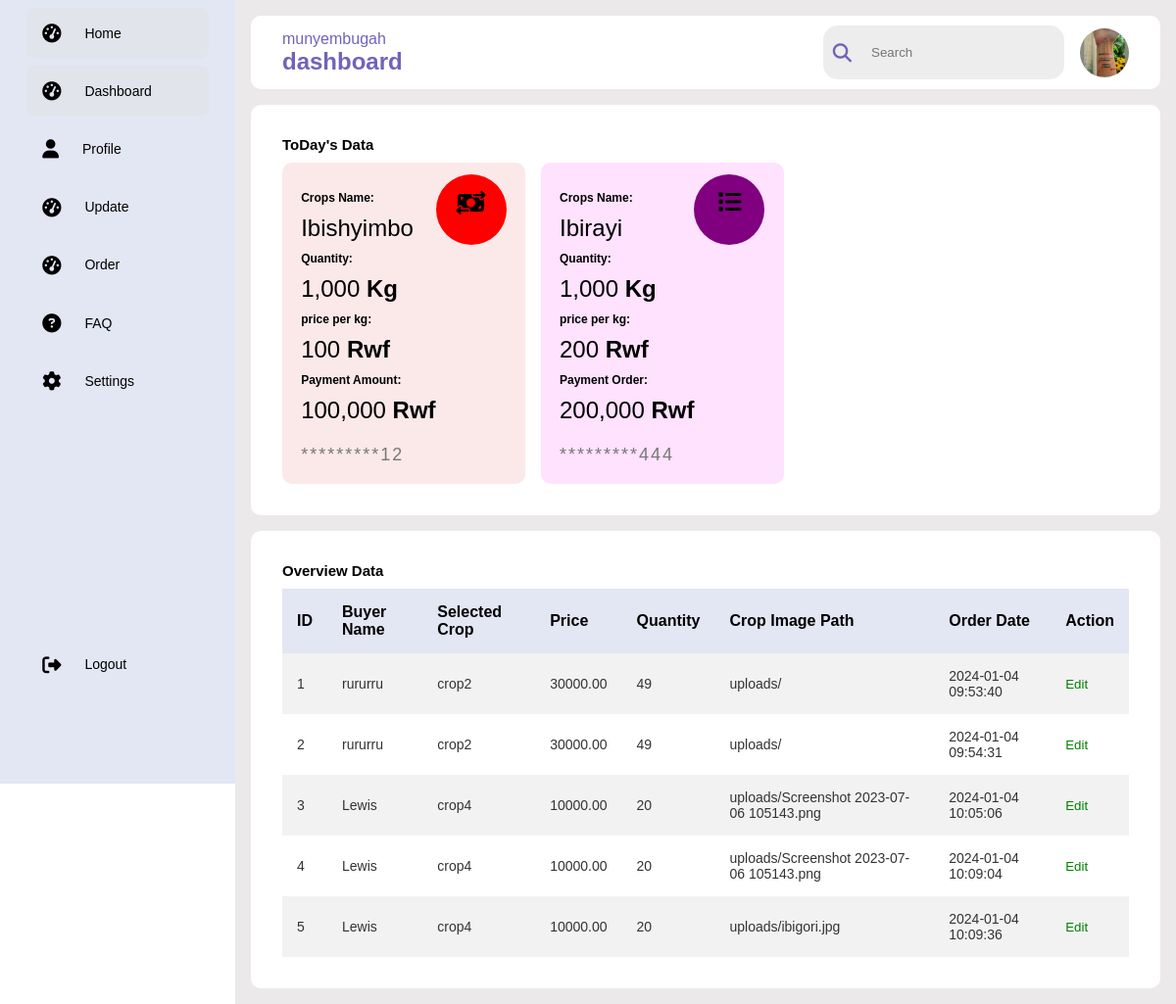
Page /dashboard30.php on the committed database.
### tables this page shows
CREATE TABLE `buyertable` (
  `ID` int(40) NOT NULL,
  `Full_name` varchar(60) NOT NULL,
  `Phone_number` varchar(60) NOT NULL,
  `Email` varchar(60) NOT NULL,
  `Message_user` varchar(100) NOT NULL,
  `Country` varchar(40) NOT NULL,
  `Province` varchar(40) NOT NULL,
  `District` varchar(40) NOT NULL,
  `Sectors` varchar(40) NOT NULL,
  `Cell` varchar(40) NOT NULL,
  `Village` varchar(40) NOT NULL,
  `categories` varchar(40) NOT NULL,
  `Passwords` varchar(11) NOT NULL
);

CREATE TABLE `order` (
  `id` int(11) NOT NULL,
  `buyer_name` varchar(255) NOT NULL,
  `selected_crop` varchar(255) NOT NULL,
  `quantity` int(11) NOT NULL,
  `price` decimal(10,2) NOT NULL,
  `crop_image_path` varchar(255) NOT NULL,
  `order_date` timestamp NOT NULL DEFAULT current_timestamp()
);

### dashboard30.php (the view, shortened to what this page needs)
<!DOCTYPE html>
<html lang="en">
<head>
    <link rel="stylesheet" href="dashboard.css">
    <link rel="stylesheet" href="https://cdnjs.cloudflare.com/ajax/libs/font-awesome/6.4.0/css/all.min.css">
</head>
<body>
  <div class="sliderbar">
    <ul class="main">
    <li class="active">
            <a href="indexpage.html">
            <i class="fas fa-tachometer-alt"></i>
            <span>Home</span></a>
        </li>
        <li class="active">
            <a href="dashboard30.html">
            <i class="fas fa-tachometer-alt"></i>
            <span>Dashboard</span></a>
        </li>
        <li>
            <a href="profile.html">
            <i class="fas fa-user"></i>
            <span>Profile</span>
            </a>
        </li>
        <li>
            <a href="update.html">
            <i class="fas fa-tachometer-alt"></i>
            <span>Update</span></a>
        </li>
        <li>
            <a href="order.html">
            <i class="fas fa-tachometer-alt"></i>
            <span>Order</span>
        </a>
        </li>
        <li>
            <a href="faq.html">
            <i class="fas fa-question-circle"></i>
            <span>FAQ</span></a>
        </li>
        <li>
            <a href="setting.html">
            <i class="fas fa-cog"></i>
            <span>Settings</span></a>
        </li>
        <li class="logout">
            <a href="" onclick="logout()" id="logoutLink">
            <i class="fas fa-sign-out-alt"></i>
            <span>Logout</span>
        </a>
        </li>
    </ul>
  </div>
  <div class="maincontent">
    <div class="headerwrapper">
        <div class="headertitle">
            <span>
                <?php
                require("dbconnect.php");
                $result= mysqli_query($connect, "SELECT *FROM useraccount,buyertable");
                $row = mysqli_fetch_assoc($result);
                    echo  $row["Full_name"];
                ?>
            </span>
            <h2>dashboard</h2>
        </div>
        <div class="userinformation">
            <div class="searchbox">
            <i class="fa-solid fa-search"></i>
            <input type="text" placeholder="Search">
        </div>
            <img src="profile.jpg" alt="">
    </div>
    </div>
    <div class="cardcontainer">
        <h1 class="maintitle">ToDay's Data</h1>
    <div class="cardwrapper">
        <div class="paymentcard
        lightred">
            <div class="cardheader">
                <div class="amount">
                    <span class="title"><strong>Crops Name:</strong></span>
                    <span class="amountvalue">Ibishyimbo</span>
                    <span class="title"><strong>Quantity:</strong></span>
                    <span class="amountvalue">1,000 <strong>Kg</strong></span>
                    <span class="title"><strong>price per kg:</strong></span>
                    <span class="amountvalue">100 <strong>Rwf</strong></span>
                    <span class="title"><strong>Payment Amount:</strong> </span>
                    <span class="amountvalue">100,000 <strong>Rwf</strong></span>
                </div>
               <div class="icon"><i class="fa-solid fa-money-bill-transfer"></i></div>
            </div>
            <span class="carddetail">*********12</span>
        </div>
        <div class="paymentcard
        lightpurple">
            <div class="cardheader">
                <div class="amount">
                    <span class="title"><strong>Crops Name:</strong></span>
                    <span class="amountvalue">Ibirayi</span>
                    <span class="title"><strong>Quantity:</strong></span>
                    <span class="amountvalue">1,000 <strong>Kg</strong></span>
                    <span class="title"><strong>price per kg:</strong></span>
                    <span class="amountvalue">200 <strong>Rwf</strong></span>
                    <span class="title"><strong>Payment Order:</strong> </span>
                    <span class="amountvalue">200,000 <strong>Rwf</strong></span>
                </div>
                <i class="fas fa-list icon
                darkpurple"></i>
            </div>
            <span class="carddetail">*********444</span>
        </div>
    </div>
    </div>
    <div class="tablewrapper">
        <h3 class="maintitle">Overview Data</h3>
        <div class="tablecontainer">
            <table>
                <thead>
                    <tr>
                        <th>ID</th>
                        <th>Buyer Name</th>
                        <th>Selected Crop</th>
                        <th>Price</th>
                        <th>Quantity</th>
                        <th>Crop Image Path</th>
                        <th>Order Date</th>
                        <th>Action</th>
                    </tr>
                </thead>
                <tbody>
                    <?php
                    $servername = "localhost";
                    $username = "root";
                    $password = "";
                    $dbname = "agroexchangetrade";
                    $conn = new mysqli($servername, $username, $password, $dbname);
                    $sql = "SELECT * FROM `order`";
                    $result = $conn->query($sql);
                    if ($result->num_rows > 0) {
                        while ($row = $result->fetch_assoc()) {
                            echo "<tr>";
                            echo "<td>" . $row['id'] . "</td>";
                            echo "<td>" . $row['buyer_name'] . "</td>";
                            echo "<td>" . $row['selected_crop'] . "</td>";
                            echo "<td>" . $row['price'] . "</td>";
                            echo "<td>" . $row['quantity'] . "</td>";
                            echo "<td>" . $row['crop_image_path'] . "</td>";
                            echo "<td>" . $row['order_date'] . "</td>";
                            echo "<td><button>Edit</button></td>";
                            echo "</tr>";
                        }
                    } else {
                        echo "<tr><td colspan='8'>No data found</td></tr>";
                    }
                    ?>
                </tbody>
            </table>
        </div>
    </div>
  </div>
</body>
</html>

### dashboard.css (style rules this page uses)
* { margin:0; padding: 0; border: none; outline: none; box-shadow: border-box; font-family: Verdana, Geneva, Tahoma, sans-serif; }
body { display: flex; }
.sliderbar { position: sticky; top:0; left: 0; bottom: 0; width: 50px; height: 100vh; padding: 0 1.7rem; color: #000000; overflow: hidden; transition: all 0.5s linear; background: #E3E6F3; }
.main { height: 88%; position: relative; list-style: none; padding: 0; }
.main li { padding: 1rem; margin: 8px 0; border-radius: 8px; transition: all 0.5s ease-in-out; }
.main li:hover,.active { background-color: #e0e0e058; }
.main a { color: black; font-size: 14px; text-decoration: none; display: flex; align-items: center; gap: 1.5rem; }
.main a span { overflow: hidden; }
.main a i { font-size: 1.2rem; }
.logout { position: absolute; bottom:0; left: 0; width: 100%; }
.maincontent { position: relative; background-color: #ebe9e9; width: 100%; padding: 1rem; }
.headerwrapper img { width: 50px; height: 50px; cursor: pointer; border-radius: 50%; }
.headerwrapper { display: flex; justify-content: space-between; align-items: center; flex-wrap: wrap; background: #fff; border-radius: 10px; padding: 10px 2rem; margin-bottom: 1rem; }
.headertitle { color: rgba(113, 99,186, 255); }
.userinformation { display: flex; align-items: center; gap: 1rem; }
.searchbox { background-color: rgb(237,237,237); border-radius: 15px; color: rgba(113, 99,186, 255); display: flex; align-items: center; gap: 10px; padding: 10px; }
.searchbox input { background-color: transparent; padding: 10px; }
.searchbox i { font-size: 1.2rem; cursor: pointer; transition: all 0.5s ease-out; }
.cardcontainer { background: #fff; padding: 2rem; border-radius: 10px; }
.cardwrapper { display: flex; flex-wrap: wrap; gap: 1rem; }
.maintitle { color:black; padding-bottom: 10px; font-size: 15px; }
.paymentcard { background: rgb(229, 223, 223); border-radius: 10px; padding: 1.2rem; width: 290ox; height: 290px; display: flex; flex-direction: column; justify-content: space-between; transition: all 0.5s ease-in-out; }
.cardheader { display: flex; justify-content: space-between; align-items: center; }
.amount { display: flex; flex-direction: column; }
.amount span { margin-top: 10px; }
.title { font-size: 12px; font-weight: 200; }
.amountvalue { font-size: 24px; font-family: Verdana, Geneva, Tahoma, sans-serif; }
.carddetail { font-size: 18px; color: #777777; letter-spacing: 2px; font-family: Verdana, Geneva, Tahoma, sans-serif; }
.icon { color: #000000; padding: 1rem; text-align: center; border-radius: 50%; height: 40px; width: 40px; font-size: 1.5rem; background: red; margin-top: -190px; }
.lightred { background: rgb(251, 233, 233); }
.lightpurple { background: rgb(254, 226, 254); }
.darkpurple { background: purple; }
.tablewrapper { background: #fff; margin-top: 1rem; border-radius: 10px; padding: 2rem; }
.tablecontainer { width: 100%; }
table { border-collapse: collapse; width: 100%; }
thead { background: #E3E6F3; color: black; }
th { padding: 15px; text-align: left; }
tbody { background: #f2f2f2; }
td { padding: 15px; font-size: 14px; color: #333; }
tr:nth-child(even) { background: #fff; }
.tablecontainer button { color: green; background: none; cursor: pointer; }

### rows in the picture
buyertable: Full_name "munyembugah"
order: id "1", buyer_name "rururru", selected_crop "crop2", price "30000.00", quantity "49", crop_image_path "uploads/", order_date "2024-01-04 09:53:40"
order: id "2", buyer_name "rururru", selected_crop "crop2", price "30000.00", quantity "49", crop_image_path "uploads/", order_date "2024-01-04 09:54:31"
order: id "3", buyer_name "Lewis", selected_crop "crop4", price "10000.00", quantity "20", crop_image_path "uploads/Screenshot 2023-07-06 105143.png", order_date "2024-01-04 10:05:06"
order: id "4", buyer_name "Lewis", selected_crop "crop4", price "10000.00", quantity "20", crop_image_path "uploads/Screenshot 2023-07-06 105143.png", order_date "2024-01-04 10:09:04"
order: id "5", buyer_name "Lewis", selected_crop "crop4", price "10000.00", quantity "20", crop_image_path "uploads/ibigori.jpg", order_date "2024-01-04 10:09:36"
